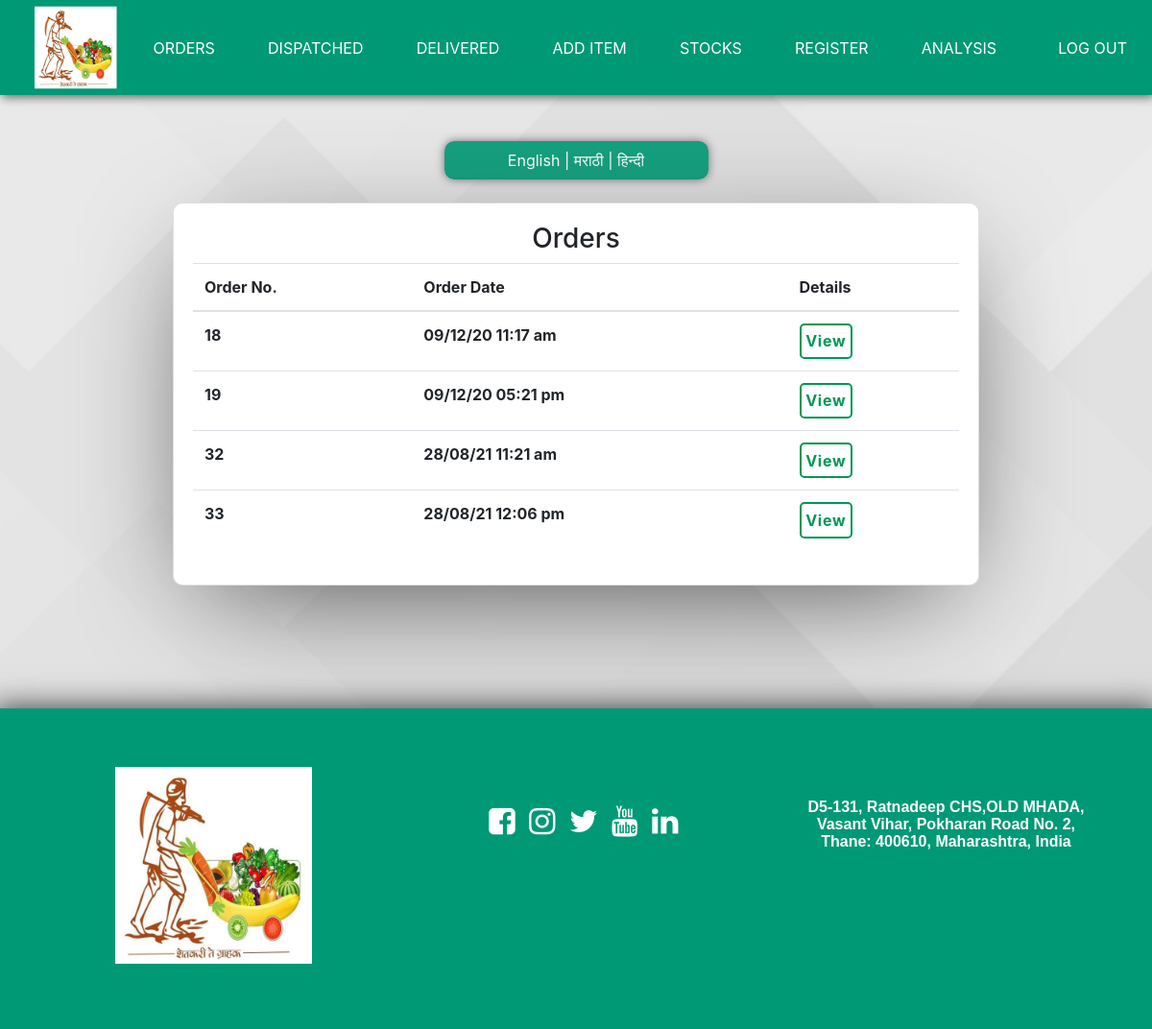
Screenshot of /owner/ownerdash.php (signed in) with the database file from the repository.
### tables this page shows
CREATE TABLE `finalorder` (
  `o_id` double NOT NULL,
  `c_id` double NOT NULL,
  `payment_id` varchar(50) DEFAULT NULL,
  `deliveryboy` int(5) NOT NULL,
  `delivery` int(2) NOT NULL COMMENT 'if yes 1 or 0',
  `timeorder` int(11) NOT NULL,
  `timedispatch` int(11) NOT NULL,
  `timedelivery` int(11) NOT NULL
);

### owner/ownerdash.php (the view, shortened to what this page needs)
<?php
include dirname(dirname(__FILE__)).DIRECTORY_SEPARATOR.'includes'.DIRECTORY_SEPARATOR.'dbconn.php';
 ?>
<!DOCTYPE html>
<html lang="en">
<head>
<link rel="stylesheet" href="https://cdnjs.cloudflare.com/ajax/libs/font-awesome/4.7.0/css/font-awesome.min.css">
<link rel="stylesheet" href="https://maxcdn.bootstrapcdn.com/bootstrap/4.0.0/css/bootstrap.min.css">
<link rel="stylesheet" href="../css/main.css">
<link rel="stylesheet" href="../css/cards.css">
</head>
<body background="../images/back2.jpg">
  <?php
    include dirname(dirname(__FILE__)).DIRECTORY_SEPARATOR.'includes'.DIRECTORY_SEPARATOR.'ownerheader.php';
   ?>
<br><br>
<div class="col" style="margin: auto;">
<p class="languages"><a href="?lang=english">English</a> | <a href="?lang=marathi">मराठी</a> | <a href="?lang=hindi">हिन्दी</a></p>
</div><br>
<div class="card ownercard">
  <h3 style="text-align:center;">Orders</h3>
  <table class="table table-hover" style="padding:20px;">
<thead>
  <tr>
    <th scope="col">Order No.</th>
    <th scope="col">Order Date</th>
    <th scope="col">Details</th>
  </tr>
</thead>
<tbody>
    <?php
    $query = "SELECT * FROM finalorder WHERE delivery=0 && deliveryboy=0 ORDER BY o_id ASC;";
    $result = mysqli_query($con, $query);
    if (mysqli_num_rows($result) > 0)
    {
        while ($row1 = mysqli_fetch_assoc($result)) {
          $ordertime=date('d/m/y h:i a', $row1['timeorder']);
            echo '
            <tr>
              <th scope="col">'.$row1['o_id'].'</th>
              <th scope="col">'.$ordertime.'</th>
              <th scope="col">
              <form action="./order.php" method="post" id="form1">
                <input type="hidden" name="orderid" value="'.$row1['o_id'].'">
                <input type="hidden" name="customerid" value="'.$row1['c_id'].'">
                <input type="hidden" name="ordertime" value="'.$ordertime.'">
                <input type="hidden" name="deliveryboy" value="1">
                <input type="submit"class="btn btnwhite" name="vieworderitems" value="View">
              </form>
              </th>
            </tr>';
        }
      }
     ?>
</tbody>
</table>
</div>
       <?php include dirname(dirname(__FILE__)).DIRECTORY_SEPARATOR.'includes'.DIRECTORY_SEPARATOR.'footer.php';   ?>
</body>
</html>

### css/main.css (style rules this page uses)
body { background-image: url("../images/back2.jpg"); background-repeat: repeat-y; background-size: cover; }
.languages { box-shadow: 0px 0px 10px rgba(0, 0, 0, 0.5); position: relative; background-color: rgb(0, 153, 117, 0.9); color: white; padding: 8px 10px; text-align: center; width: 275px; height: 40px; margin: auto; border-radius: 10px; max-width: 800px; }
.languages a { text-decoration: none; color: white; }

### css/cards.css (style rules this page uses)
.btnwhite { background-color: transparent; color: #009755; padding: 3%; border-radius: 5px; border: 2px solid #009755; font-weight: 700; letter-spacing: 0.05rem; }
.ownercard { margin: auto; width: 70%; padding: 20px; display: block; overflow-x: auto; border-radius: 10px 10px 10px 10px; -webkit-box-shadow: 0px 29px 124px -35px rgba(0, 0, 0, 0.75); -moz-box-shadow: 0px 29px 124px -35px rgba(0, 0, 0, 0.75); box-shadow: 0px 29px 124px -35px rgba(0, 0, 0, 0.75); }

### css/footer.css (style rules this page uses)
a { text-decoration: none; color:#fff; }

### rows the page displays
finalorder: o_id "18", timeorder "09/12/20 11:17 am"
finalorder: o_id "19", timeorder "09/12/20 05:21 pm"
finalorder: o_id "32", timeorder "28/08/21 11:21 am"
finalorder: o_id "33", timeorder "28/08/21 12:06 pm"
